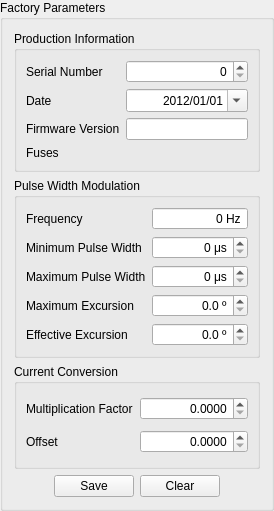
<?xml version="1.0" encoding="UTF-8"?>
<ui version="4.0">
 <class>Parameters</class>
 <widget class="QGroupBox" name="Parameters">
  <property name="geometry">
   <rect>
    <x>0</x>
    <y>0</y>
    <width>274</width>
    <height>511</height>
   </rect>
  </property>
  <property name="sizePolicy">
   <sizepolicy hsizetype="Preferred" vsizetype="Preferred">
    <horstretch>0</horstretch>
    <verstretch>0</verstretch>
   </sizepolicy>
  </property>
  <property name="maximumSize">
   <size>
    <width>16777215</width>
    <height>16777215</height>
   </size>
  </property>
  <property name="windowTitle">
   <string>Form</string>
  </property>
  <property name="autoFillBackground">
   <bool>false</bool>
  </property>
  <property name="styleSheet">
   <string notr="true"/>
  </property>
  <property name="title">
   <string>Factory Parameters</string>
  </property>
  <layout class="QVBoxLayout" name="verticalLayout_2">
   <item>
    <layout class="QGridLayout" name="gridLayout_4">
     <item row="0" column="0">
      <layout class="QVBoxLayout" name="verticalLayout">
       <item>
        <widget class="QGroupBox" name="groupBox_3">
         <property name="title">
          <string>Production Information</string>
         </property>
         <layout class="QGridLayout" name="gridLayout">
          <item row="0" column="0">
           <widget class="QLabel" name="label_5">
            <property name="text">
             <string>Serial Number</string>
            </property>
           </widget>
          </item>
          <item row="0" column="1">
           <widget class="QSpinBox" name="serial">
            <property name="alignment">
             <set>Qt::AlignRight|Qt::AlignTrailing|Qt::AlignVCenter</set>
            </property>
            <property name="maximum">
             <number>255</number>
            </property>
           </widget>
          </item>
          <item row="1" column="0">
           <widget class="QLabel" name="label_4">
            <property name="text">
             <string>Date</string>
            </property>
           </widget>
          </item>
          <item row="1" column="1">
           <widget class="QDateEdit" name="prod_date">
            <property name="alignment">
             <set>Qt::AlignRight|Qt::AlignTrailing|Qt::AlignVCenter</set>
            </property>
            <property name="date">
             <date>
              <year>2012</year>
              <month>1</month>
              <day>1</day>
             </date>
            </property>
            <property name="displayFormat">
             <string>yyyy/MM/dd</string>
            </property>
            <property name="calendarPopup">
             <bool>true</bool>
            </property>
           </widget>
          </item>
          <item row="2" column="0">
           <widget class="QLabel" name="label_11">
            <property name="text">
             <string>Firmware Version</string>
            </property>
           </widget>
          </item>
          <item row="2" column="1">
           <widget class="QLineEdit" name="firmware_version">
            <property name="alignment">
             <set>Qt::AlignRight|Qt::AlignTrailing|Qt::AlignVCenter</set>
            </property>
            <property name="readOnly">
             <bool>true</bool>
            </property>
           </widget>
          </item>
          <item row="3" column="0">
           <widget class="QLabel" name="label_12">
            <property name="text">
             <string>Fuses</string>
            </property>
           </widget>
          </item>
          <item row="3" column="1">
           <widget class="QLabel" name="fuses">
            <property name="text">
             <string/>
            </property>
            <property name="pixmap">
             <pixmap resource="../Assets/Resources.qrc">:/Icons/22x22/Error.png</pixmap>
            </property>
            <property name="alignment">
             <set>Qt::AlignCenter</set>
            </property>
           </widget>
          </item>
         </layout>
        </widget>
       </item>
       <item>
        <widget class="QGroupBox" name="groupBox">
         <property name="title">
          <string>Pulse Width Modulation</string>
         </property>
         <layout class="QGridLayout" name="gridLayout_2">
          <item row="1" column="0">
           <widget class="QLabel" name="label">
            <property name="text">
             <string>Minimum Pulse Width</string>
            </property>
           </widget>
          </item>
          <item row="1" column="1">
           <widget class="QDoubleSpinBox" name="pulse_width_min">
            <property name="alignment">
             <set>Qt::AlignRight|Qt::AlignTrailing|Qt::AlignVCenter</set>
            </property>
            <property name="suffix">
             <string> μs</string>
            </property>
            <property name="decimals">
             <number>0</number>
            </property>
            <property name="maximum">
             <double>10000.000000000000000</double>
            </property>
            <property name="singleStep">
             <double>1.000000000000000</double>
            </property>
           </widget>
          </item>
          <item row="2" column="0">
           <widget class="QLabel" name="label_2">
            <property name="text">
             <string>Maximum Pulse Width</string>
            </property>
           </widget>
          </item>
          <item row="2" column="1">
           <widget class="QDoubleSpinBox" name="pulse_width_max">
            <property name="alignment">
             <set>Qt::AlignRight|Qt::AlignTrailing|Qt::AlignVCenter</set>
            </property>
            <property name="suffix">
             <string> μs</string>
            </property>
            <property name="decimals">
             <number>0</number>
            </property>
            <property name="maximum">
             <double>10000.000000000000000</double>
            </property>
           </widget>
          </item>
          <item row="3" column="0">
           <widget class="QLabel" name="label_8">
            <property name="text">
             <string>Maximum Excursion</string>
            </property>
           </widget>
          </item>
          <item row="3" column="1">
           <widget class="QDoubleSpinBox" name="exc_max">
            <property name="alignment">
             <set>Qt::AlignRight|Qt::AlignTrailing|Qt::AlignVCenter</set>
            </property>
            <property name="suffix">
             <string> º</string>
            </property>
            <property name="decimals">
             <number>1</number>
            </property>
            <property name="maximum">
             <double>360.000000000000000</double>
            </property>
           </widget>
          </item>
          <item row="4" column="0">
           <widget class="QLabel" name="label_6">
            <property name="text">
             <string>Effective Excursion</string>
            </property>
           </widget>
          </item>
          <item row="4" column="1">
           <widget class="QDoubleSpinBox" name="exc_eff">
            <property name="alignment">
             <set>Qt::AlignRight|Qt::AlignTrailing|Qt::AlignVCenter</set>
            </property>
            <property name="suffix">
             <string> º</string>
            </property>
            <property name="decimals">
             <number>1</number>
            </property>
            <property name="maximum">
             <double>360.000000000000000</double>
            </property>
           </widget>
          </item>
          <item row="0" column="1">
           <widget class="QDoubleSpinBox" name="pwm_frq">
            <property name="alignment">
             <set>Qt::AlignRight|Qt::AlignTrailing|Qt::AlignVCenter</set>
            </property>
            <property name="readOnly">
             <bool>true</bool>
            </property>
            <property name="buttonSymbols">
             <enum>QAbstractSpinBox::NoButtons</enum>
            </property>
            <property name="suffix">
             <string> Hz</string>
            </property>
            <property name="decimals">
             <number>0</number>
            </property>
            <property name="maximum">
             <double>500.000000000000000</double>
            </property>
           </widget>
          </item>
          <item row="0" column="0">
           <widget class="QLabel" name="label_10">
            <property name="text">
             <string>Frequency</string>
            </property>
           </widget>
          </item>
         </layout>
        </widget>
       </item>
       <item>
        <widget class="QGroupBox" name="groupBox_2">
         <property name="title">
          <string>Current Conversion</string>
         </property>
         <layout class="QGridLayout" name="gridLayout_3">
          <item row="0" column="0">
           <widget class="QLabel" name="label_9">
            <property name="text">
             <string>Multiplication Factor</string>
            </property>
           </widget>
          </item>
          <item row="0" column="1">
           <widget class="QDoubleSpinBox" name="amp_fac">
            <property name="alignment">
             <set>Qt::AlignRight|Qt::AlignTrailing|Qt::AlignVCenter</set>
            </property>
            <property name="decimals">
             <number>4</number>
            </property>
            <property name="maximum">
             <double>10000.000000000000000</double>
            </property>
           </widget>
          </item>
          <item row="1" column="0">
           <widget class="QLabel" name="label_7">
            <property name="text">
             <string>Offset</string>
            </property>
            <property name="alignment">
             <set>Qt::AlignLeading|Qt::AlignLeft|Qt::AlignVCenter</set>
            </property>
           </widget>
          </item>
          <item row="1" column="1">
           <widget class="QDoubleSpinBox" name="amp_off">
            <property name="alignment">
             <set>Qt::AlignRight|Qt::AlignTrailing|Qt::AlignVCenter</set>
            </property>
            <property name="decimals">
             <number>4</number>
            </property>
            <property name="maximum">
             <double>10000.000000000000000</double>
            </property>
           </widget>
          </item>
         </layout>
        </widget>
       </item>
      </layout>
     </item>
    </layout>
   </item>
   <item>
    <layout class="QHBoxLayout" name="horizontalLayout">
     <item>
      <spacer name="horizontalSpacer">
       <property name="orientation">
        <enum>Qt::Horizontal</enum>
       </property>
       <property name="sizeHint" stdset="0">
        <size>
         <width>40</width>
         <height>20</height>
        </size>
       </property>
      </spacer>
     </item>
     <item>
      <widget class="QPushButton" name="btn_save">
       <property name="text">
        <string>Save</string>
       </property>
       <property name="icon">
        <iconset resource="../Assets/Resources.qrc">
         <normaloff>:/Icons/22x22/Save.png</normaloff>:/Icons/22x22/Save.png</iconset>
       </property>
      </widget>
     </item>
     <item>
      <widget class="QPushButton" name="btn_clear">
       <property name="text">
        <string>Clear</string>
       </property>
       <property name="icon">
        <iconset resource="../Assets/Resources.qrc">
         <normaloff>:/Icons/22x22/Clear.png</normaloff>:/Icons/22x22/Clear.png</iconset>
       </property>
      </widget>
     </item>
     <item>
      <spacer name="horizontalSpacer_2">
       <property name="orientation">
        <enum>Qt::Horizontal</enum>
       </property>
       <property name="sizeHint" stdset="0">
        <size>
         <width>40</width>
         <height>20</height>
        </size>
       </property>
      </spacer>
     </item>
    </layout>
   </item>
  </layout>
 </widget>
 <resources>
  <include location="../Assets/Resources.qrc"/>
 </resources>
 <connections>
  <connection>
   <sender>btn_save</sender>
   <signal>clicked()</signal>
   <receiver>Parameters</receiver>
   <slot>saveClicked()</slot>
   <hints>
    <hint type="sourcelabel">
     <x>93</x>
     <y>482</y>
    </hint>
    <hint type="destinationlabel">
     <x>136</x>
     <y>255</y>
    </hint>
   </hints>
  </connection>
  <connection>
   <sender>btn_clear</sender>
   <signal>clicked()</signal>
   <receiver>Parameters</receiver>
   <slot>clearClicked()</slot>
   <hints>
    <hint type="sourcelabel">
     <x>179</x>
     <y>482</y>
    </hint>
    <hint type="destinationlabel">
     <x>136</x>
     <y>255</y>
    </hint>
   </hints>
  </connection>
 </connections>
 <slots>
  <slot>saveClicked()</slot>
  <slot>clearClicked()</slot>
 </slots>
</ui>
